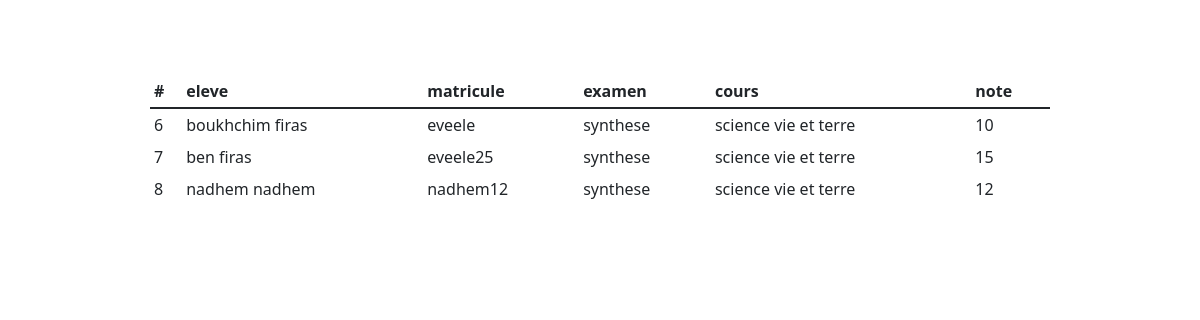
/notes/listes_notes.php?id=2, run on the app's committed database.
### tables this page shows
CREATE TABLE `notes` (
  `id_note` int NOT NULL,
  `examen` int NOT NULL,
  `eleve` int NOT NULL,
  `note` int NOT NULL
);

CREATE TABLE `utilisateur` (
  `id_utilisateur` int NOT NULL,
  `prenom` varchar(255) NOT NULL,
  `nom` varchar(255) NOT NULL,
  `cin` varchar(255) NOT NULL,
  `num_tel` int NOT NULL,
  `role` varchar(256) NOT NULL,
  `mdp` varchar(255) DEFAULT NULL
);

CREATE TABLE `eleve` (
  `utilisateur` int NOT NULL,
  `matricule` varchar(255) NOT NULL
);

CREATE TABLE `examen` (
  `id_examen` int NOT NULL,
  `nom_examen` varchar(255) DEFAULT NULL,
  `cours` int NOT NULL,
  `eleve` int DEFAULT '0',
  `date` date DEFAULT NULL
);

CREATE TABLE `cours` (
  `id_cours` int NOT NULL,
  `nom_cours` varchar(255) NOT NULL,
  `description` text,
  `date_ajout` date DEFAULT NULL,
  `enseignant` int NOT NULL
);

### notes/listes_notes.php (the view, shortened to what this page needs)
<!DOCTYPE html>
<html lang="en">
<head>
    <link href="https://cdn.jsdelivr.net/npm/bootstrap@5.3.0-alpha3/dist/css/bootstrap.min.css" rel="stylesheet">
</head>
<body>
<div class="container-fluid ">
  <div class="row justify-content-center">
<?php  require '../config.php' ?>
<table  class=" table-sm mx-auto w-75 justify-content" style="margin-top:75px;overflow:scroll;">
  <thead>
    <tr>
      <th scope="col">#</th>
      <th scope="col">eleve</th>
      <th scope="col">matricule</th>
      <th scope="col">examen</th>
      <th scope="col"> cours</th>
      <th scope="col"> note</th>
    </tr>
  </thead>
  <tbody class="table-group-divider">
 <?php
 try {
  $exam=$_GET['id'];
  $query="SELECT id_note,nom,prenom , matricule,nom_examen ,nom_cours , note FROM notes join examen on notes.examen=examen.id_examen join eleve on notes.eleve =eleve.utilisateur join utilisateur on eleve.utilisateur=utilisateur.id_utilisateur join cours on examen.cours=cours.id_cours where examen.id_examen=$exam ";
    $result = $db->query($query);
     while($row =$result->fetch(PDO::FETCH_ASSOC)){
        echo '<tr>';
        echo '<td>'.$row['id_note'].'</td>';
        echo'<td>'.$row['nom']." ".$row['prenom'].'</td>';
        echo '<td>'.$row['matricule'].'</td>';
        echo'<td>'.$row['nom_examen'].'</td>';
        echo'<td>'.$row['nom_cours'].'</td>';
        echo'<td>'.$row['note'].'</td>';
        ?>
     </tr>
        <?php
     }
echo'</tbody>
</table>';
    }
    catch(PDOException $e)
{
    echo "<br> Probleme de requete".$e->getMessage();
}
 ?>
  </div>
  </div>
</body>
</html>

### data on the page
notes: id_note "6", utilisateur.nom "boukhchim", utilisateur.prenom "firas", eleve.matricule "eveele", examen.nom_examen "synthese", cours.nom_cours "science vie et terre", note "10"
notes: id_note "7", utilisateur.nom "ben", utilisateur.prenom "firas", eleve.matricule "eveele25", examen.nom_examen "synthese", cours.nom_cours "science vie et terre", note "15"
notes: id_note "8", utilisateur.nom "nadhem", utilisateur.prenom "nadhem", eleve.matricule "nadhem12", examen.nom_examen "synthese", cours.nom_cours "science vie et terre", note "12"
